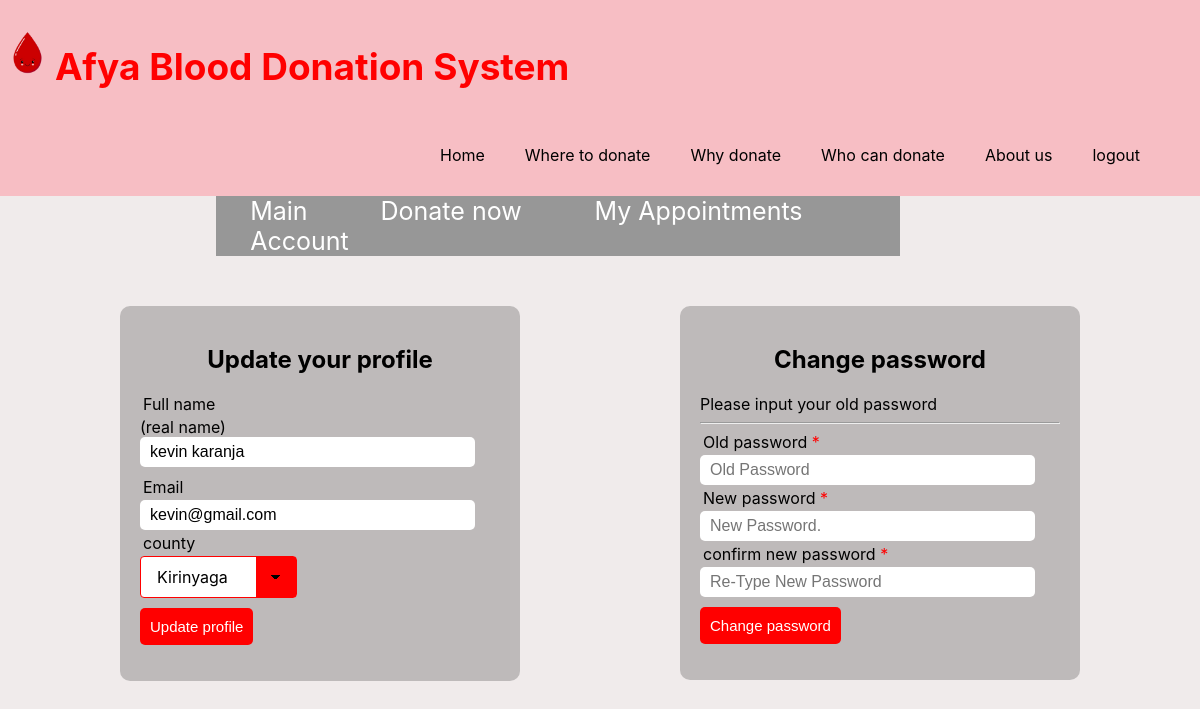
/update.php (signed in), run on the app's committed database.
### tables this page shows
CREATE TABLE `users` (
  `id` int NOT NULL,
  `fullname` varchar(255) NOT NULL,
  `username` varchar(255) NOT NULL,
  `email` varchar(255) NOT NULL,
  `dob` date NOT NULL,
  `county` varchar(255) NOT NULL,
  `gender` varchar(20) NOT NULL,
  `password` varchar(255) NOT NULL,
  `height` float DEFAULT NULL,
  `weight` float DEFAULT NULL,
  `bloodtype` varchar(255) DEFAULT NULL
);

### update.php (the view, shortened to what this page needs)
<head>
<link rel="stylesheet" type="text/css" href="../styles.css">
</head>
<body>
  <?php include('includes/navbarin.php')?>
<?php include('includes/mininav.php') ?>
  <?php
  include ('../includes/conn.php');
$id=$_SESSION['username'];
$query=mysqli_query($db,"SELECT * FROM users where username='$id'");
$row=mysqli_fetch_array($query);
  ?>
<div class="content" style="float:left; margin-left:10% ">
  <h2>  Update your profile</h2>
<div class="profile-input-field">
        <form method="post" action="#" >
          <div class="input-group">
            <label>Full name</label> (real name)
            <input type="text" name="fullname" value="<?php echo $row['fullname']; ?>" required />
          </div>
          <div class="input-group">
            <label>Email</label>
            <input type="email"  name="email" required value="<?php echo $row['email']; ?>" />
            <label>county</label>
<select name="county" class="county">
<option value="<?php echo $row['county']; ?>"><?php echo $row['county']; ?></option>
</select>
          </div>
<div class="input-group">
<button type="submit" class="btn" name="update">Update profile</button>
</div>
</div>
          </div>
<div class="content" style="float:right; margin-right:10%" >
<form method="post" action="update.php">
<h2>Change password
</h2>
<div class="input-group">
  Please input your old password<br><hr>
            <label>Old password   <star style="color:red" > * </star></label>
         <input type="password" required name="password" placeholder="Old Password">
         <label>New password   <star style="color:red" > * </star></label>
         <input type="password" required name="password_1" placeholder="New Password.">
         <label>confirm new password   <star style="color:red" > * </star></label>
         <input type="password" required name="password_2" placeholder="Re-Type New Password">
<div class="input-group">
<button type="submit" class="btn" name="re_password">Change password</button>
</div></div>
</form>
      </html>

### styles.css (style rules this page uses)
body { margin:0px; background-color:#f0ebeb; font-family: -apple-system, BlinkMacSystemFont, 'Segoe UI', Roboto, Oxygen, Ubuntu, Cantarell, 'Open Sans', 'Helvetica Neue', sans-serif; }
.content { width: 30%; margin: 50px auto; padding: 20px; background: rgba(77, 77, 77, 0.308); border-radius: 10px 10px 10px 10px; }
.content h2 { text-align: center; }
.input-group { margin: 10px 0px 10px 0px; }
.input-group label { display: block; text-align: left; margin: 3px; }
.input-group input { height: 30px; width: 93%; padding: 5px 10px; font-size: 16px; border-radius: 5px; border: none; }
.btn { padding: 10px; font-size: 15px; color: white; background: #ff0000; border: none; border-radius: 5px; }
select { background-color: rgb(255, 255, 255); border: thin solid rgb(255, 0, 0); border-radius: 4px; display: inline-block; font: inherit; line-height: 1.5em; padding: 0.5em 3.5em 0.5em 1em; margin: 0; -webkit-box-sizing: border-box; -moz-box-sizing: border-box; box-sizing: border-box; -webkit-appearance: none; -moz-appearance: none; background-image: linear-gradient(45deg, transparent 50%, rgb(0, 0, 0) 50%), linear-gradient(135deg, rgb(0, 0, 0) 50%, transparent 50%), linear-gradient(to right, rgb(255, 0, 0), rgb(255, 0, 0)); background-position: calc(100% - 20px) calc(1em + 2px), calc(100% - 15px) calc(1em + 2px), 100% 0; background-size: 5px 5px, 5px 5px, 2.5em 2.5em; background-repeat: no-repeat; }

### data on the page
users: fullname "kevin karanja", email "kevin@gmail.com", county "Kirinyaga"
